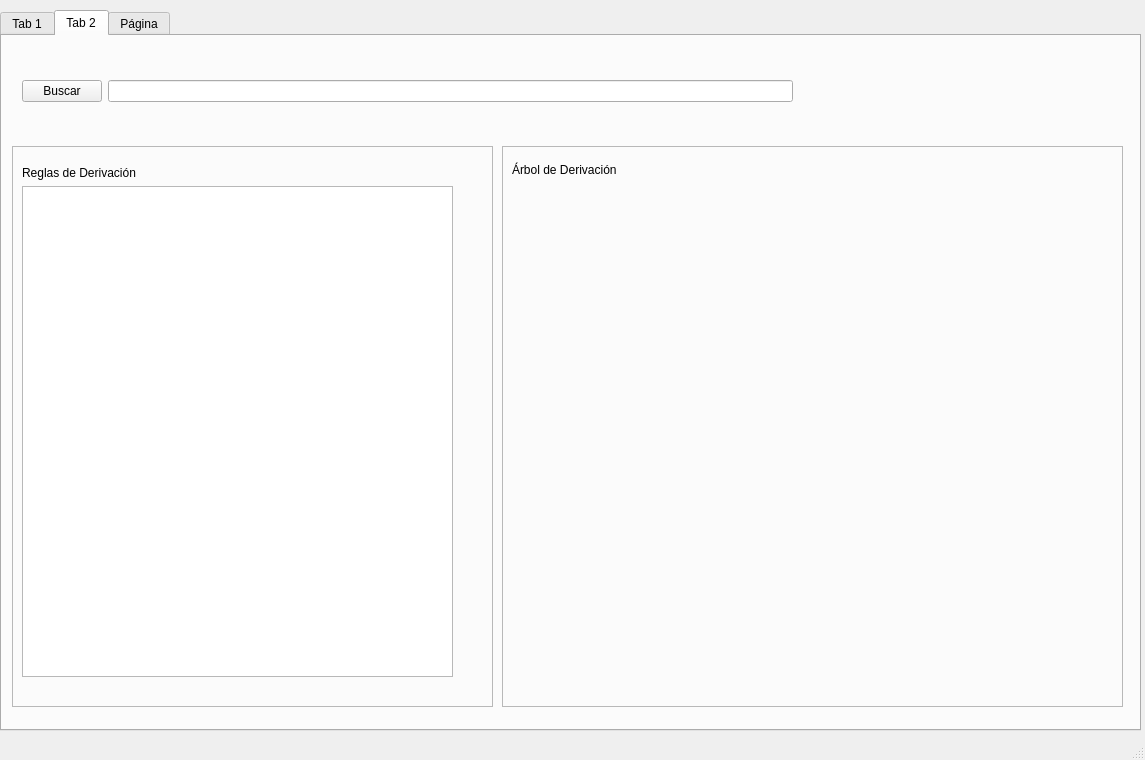
<?xml version="1.0" encoding="UTF-8"?>
<ui version="4.0">
 <class>MainWindow</class>
 <widget class="QMainWindow" name="MainWindow">
  <property name="geometry">
   <rect>
    <x>0</x>
    <y>0</y>
    <width>1145</width>
    <height>760</height>
   </rect>
  </property>
  <property name="windowTitle">
   <string>MainWindow</string>
  </property>
  <widget class="QWidget" name="centralwidget">
   <widget class="QTabWidget" name="tabWidget">
    <property name="geometry">
     <rect>
      <x>0</x>
      <y>10</y>
      <width>1141</width>
      <height>721</height>
     </rect>
    </property>
    <property name="currentIndex">
     <number>1</number>
    </property>
    <widget class="QWidget" name="tab">
     <attribute name="title">
      <string>Tab 1</string>
     </attribute>
     <widget class="QFrame" name="frame">
      <property name="geometry">
       <rect>
        <x>10</x>
        <y>9</y>
        <width>793</width>
        <height>71</height>
       </rect>
      </property>
      <property name="frameShape">
       <enum>QFrame::StyledPanel</enum>
      </property>
      <property name="frameShadow">
       <enum>QFrame::Raised</enum>
      </property>
      <widget class="QWidget" name="">
       <property name="geometry">
        <rect>
         <x>11</x>
         <y>0</y>
         <width>771</width>
         <height>71</height>
        </rect>
       </property>
       <layout class="QHBoxLayout" name="horizontalLayout">
        <item>
         <widget class="QPushButton" name="btn_buscar">
          <property name="text">
           <string>Buscar</string>
          </property>
          <property name="iconSize">
           <size>
            <width>30</width>
            <height>30</height>
           </size>
          </property>
         </widget>
        </item>
        <item>
         <widget class="QLineEdit" name="ln_ruta_archivo"/>
        </item>
       </layout>
      </widget>
     </widget>
     <widget class="QFrame" name="frame_2">
      <property name="geometry">
       <rect>
        <x>20</x>
        <y>100</y>
        <width>501</width>
        <height>581</height>
       </rect>
      </property>
      <property name="frameShape">
       <enum>QFrame::StyledPanel</enum>
      </property>
      <property name="frameShadow">
       <enum>QFrame::Raised</enum>
      </property>
      <widget class="QSplitter" name="splitter">
       <property name="geometry">
        <rect>
         <x>10</x>
         <y>0</y>
         <width>471</width>
         <height>571</height>
        </rect>
       </property>
       <property name="orientation">
        <enum>Qt::Vertical</enum>
       </property>
       <widget class="QWidget" name="">
        <layout class="QVBoxLayout" name="verticalLayout">
         <item>
          <widget class="QLabel" name="label">
           <property name="styleSheet">
            <string notr="true">font: 14pt &quot;MS Shell Dlg 2&quot;;</string>
           </property>
           <property name="text">
            <string>Código Fuente</string>
           </property>
          </widget>
         </item>
         <item>
          <widget class="QTextEdit" name="txt_fuente"/>
         </item>
        </layout>
       </widget>
       <widget class="QWidget" name="">
        <layout class="QVBoxLayout" name="verticalLayout_2">
         <item>
          <widget class="QLabel" name="label_2">
           <property name="styleSheet">
            <string notr="true">font: 14pt &quot;MS Shell Dlg 2&quot;;</string>
           </property>
           <property name="text">
            <string>Caracteres No Definidos</string>
           </property>
          </widget>
         </item>
         <item>
          <widget class="QTextEdit" name="txt_errores"/>
         </item>
        </layout>
       </widget>
      </widget>
     </widget>
     <widget class="QFrame" name="frame_3">
      <property name="geometry">
       <rect>
        <x>540</x>
        <y>100</y>
        <width>591</width>
        <height>501</height>
       </rect>
      </property>
      <property name="frameShape">
       <enum>QFrame::StyledPanel</enum>
      </property>
      <property name="frameShadow">
       <enum>QFrame::Raised</enum>
      </property>
      <widget class="QWidget" name="">
       <property name="geometry">
        <rect>
         <x>10</x>
         <y>10</y>
         <width>261</width>
         <height>471</height>
        </rect>
       </property>
       <layout class="QVBoxLayout" name="verticalLayout_3">
        <item>
         <widget class="QLabel" name="label_3">
          <property name="styleSheet">
           <string notr="true">font: 12pt &quot;MS Shell Dlg 2&quot;;</string>
          </property>
          <property name="text">
           <string>Caracteres</string>
          </property>
         </widget>
        </item>
        <item>
         <widget class="QTableWidget" name="tb_resultado">
          <column>
           <property name="text">
            <string>Tipo</string>
           </property>
          </column>
          <column>
           <property name="text">
            <string>Valor</string>
           </property>
          </column>
         </widget>
        </item>
       </layout>
      </widget>
      <widget class="QWidget" name="">
       <property name="geometry">
        <rect>
         <x>290</x>
         <y>20</y>
         <width>258</width>
         <height>221</height>
        </rect>
       </property>
       <layout class="QVBoxLayout" name="verticalLayout_4">
        <item>
         <widget class="QLabel" name="label_4">
          <property name="styleSheet">
           <string notr="true">font: 10pt &quot;MS Shell Dlg 2&quot;;</string>
          </property>
          <property name="text">
           <string>Frecuencia de Palabras Clave</string>
          </property>
         </widget>
        </item>
        <item>
         <widget class="QTableWidget" name="tb_palabras_clave">
          <column>
           <property name="text">
            <string>Valor</string>
           </property>
          </column>
          <column>
           <property name="text">
            <string>Frecuencia</string>
           </property>
          </column>
         </widget>
        </item>
       </layout>
      </widget>
      <widget class="QWidget" name="">
       <property name="geometry">
        <rect>
         <x>290</x>
         <y>260</y>
         <width>258</width>
         <height>221</height>
        </rect>
       </property>
       <layout class="QVBoxLayout" name="verticalLayout_5">
        <item>
         <widget class="QLabel" name="label_5">
          <property name="styleSheet">
           <string notr="true">font: 10pt &quot;MS Shell Dlg 2&quot;;</string>
          </property>
          <property name="text">
           <string>Frecuencia de Identificadores</string>
          </property>
         </widget>
        </item>
        <item>
         <widget class="QTableWidget" name="tb_identificadores">
          <column>
           <property name="text">
            <string>Valor</string>
           </property>
          </column>
          <column>
           <property name="text">
            <string>Frecuencia</string>
           </property>
          </column>
         </widget>
        </item>
       </layout>
      </widget>
     </widget>
     <widget class="QPushButton" name="btn_exportar">
      <property name="geometry">
       <rect>
        <x>1000</x>
        <y>630</y>
        <width>105</width>
        <height>35</height>
       </rect>
      </property>
      <property name="text">
       <string>Exportar SVG</string>
      </property>
     </widget>
    </widget>
    <widget class="QWidget" name="tab_2">
     <attribute name="title">
      <string>Tab 2</string>
     </attribute>
     <widget class="QWidget" name="layoutWidget">
      <property name="geometry">
       <rect>
        <x>20</x>
        <y>20</y>
        <width>771</width>
        <height>71</height>
       </rect>
      </property>
      <layout class="QHBoxLayout" name="horizontalLayout_2">
       <item>
        <widget class="QPushButton" name="btn_buscar_2">
         <property name="text">
          <string>Buscar</string>
         </property>
         <property name="iconSize">
          <size>
           <width>30</width>
           <height>30</height>
          </size>
         </property>
        </widget>
       </item>
       <item>
        <widget class="QLineEdit" name="ln_ruta_archivo_2"/>
       </item>
      </layout>
     </widget>
     <widget class="QFrame" name="frame_4">
      <property name="geometry">
       <rect>
        <x>10</x>
        <y>110</y>
        <width>481</width>
        <height>561</height>
       </rect>
      </property>
      <property name="frameShape">
       <enum>QFrame::StyledPanel</enum>
      </property>
      <property name="frameShadow">
       <enum>QFrame::Raised</enum>
      </property>
      <widget class="QWidget" name="">
       <property name="geometry">
        <rect>
         <x>10</x>
         <y>20</y>
         <width>431</width>
         <height>511</height>
        </rect>
       </property>
       <layout class="QVBoxLayout" name="verticalLayout_6">
        <item>
         <widget class="QLabel" name="label_6">
          <property name="styleSheet">
           <string notr="true">font: 14pt &quot;MS Shell Dlg 2&quot;;</string>
          </property>
          <property name="text">
           <string>Reglas de Derivación</string>
          </property>
         </widget>
        </item>
        <item>
         <widget class="QTextEdit" name="txt_fuente_2"/>
        </item>
       </layout>
      </widget>
     </widget>
     <widget class="QFrame" name="frame_5">
      <property name="geometry">
       <rect>
        <x>500</x>
        <y>110</y>
        <width>621</width>
        <height>561</height>
       </rect>
      </property>
      <property name="frameShape">
       <enum>QFrame::StyledPanel</enum>
      </property>
      <property name="frameShadow">
       <enum>QFrame::Raised</enum>
      </property>
      <widget class="QLabel" name="label_7">
       <property name="geometry">
        <rect>
         <x>10</x>
         <y>10</y>
         <width>429</width>
         <height>28</height>
        </rect>
       </property>
       <property name="styleSheet">
        <string notr="true">font: 14pt &quot;MS Shell Dlg 2&quot;;</string>
       </property>
       <property name="text">
        <string>Árbol de Derivación</string>
       </property>
      </widget>
     </widget>
    </widget>
    <widget class="QWidget" name="tab_3">
     <attribute name="title">
      <string>Página</string>
     </attribute>
    </widget>
   </widget>
  </widget>
  <widget class="QStatusBar" name="statusbar"/>
 </widget>
 <resources/>
 <connections/>
</ui>
